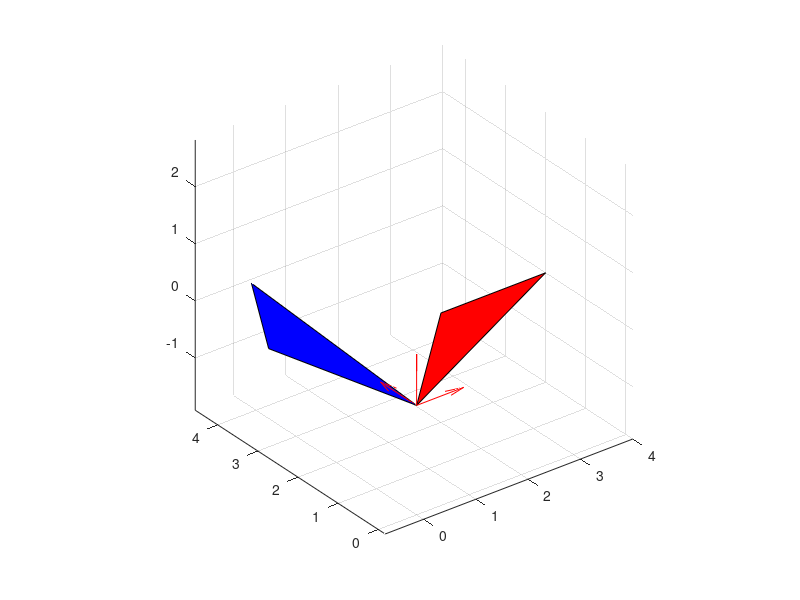
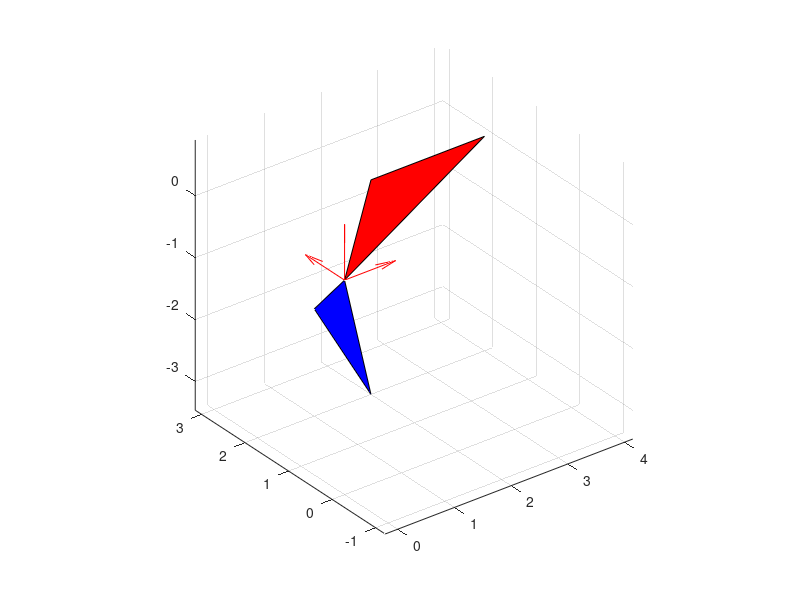
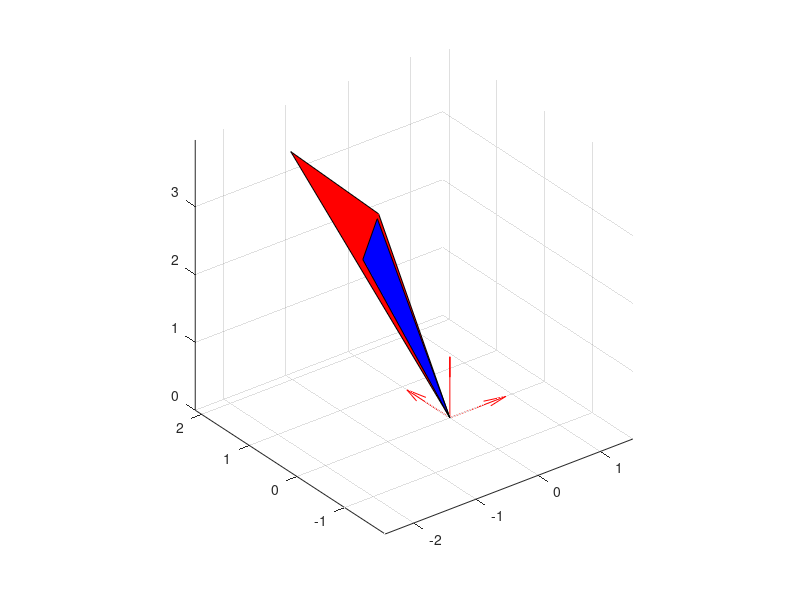
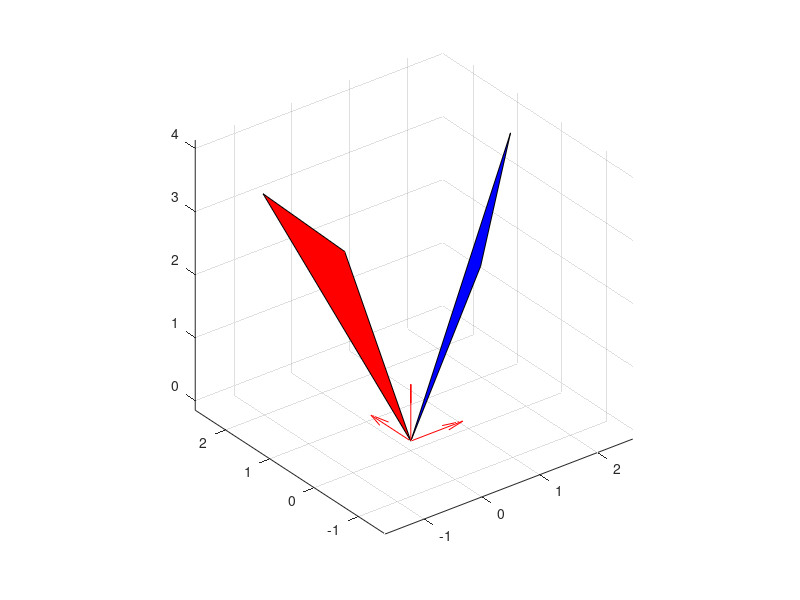

MATLAB code for these plots, in order:
% Konsta Keski-Mattinen 08.04.2021

close all
clear

p1 = [0;0;0];
p2 = [2;2;0];
p3 = [4;2;0];
p1_3 = [p1,p2,p3];

v1 = 2^(-0.5)*[-1;0;1];
v2 = 3^(-0.5)*[1;1;1];
v3 = 6^(-0.5)*[1;-2;1];

S = eye(3);
V = [v1, v2, v3];

u1_3 = V*p1_3;

alpha = pi/3;

% A
R1 = [cos(alpha) -sin(alpha) 0; 
      sin(alpha)  cos(alpha) 0; 
      0             0        1];
p1_3R1 = R1*p1_3;

figure('Name','A')
hold on
fill3(p1_3(1,:),p1_3(2,:),p1_3(3,:), 'r');
fill3(p1_3R1(1,:),p1_3R1(2,:),p1_3R1(3,:), 'b');
quiver3(0,0,0,S(1,1),S(1,2),S(1,3), 'r');
quiver3(0,0,0,S(2,1),S(2,2),S(2,3), 'r');
quiver3(0,0,0,S(3,1),S(3,2),S(3,3), 'r');
axis equal
grid on

% B
R2 = [cos(alpha) 0 sin(alpha); 
      0          1          0 ; 
      -sin(alpha) 0 cos(alpha)];
p1_3R2 = R2*p1_3;

figure('Name','B')
hold on
fill3(p1_3(1,:),p1_3(2,:),p1_3(3,:), 'r');
fill3(p1_3R2(1,:),p1_3R2(2,:),p1_3R2(3,:), 'b');
quiver3(0,0,0,S(1,1),S(1,2),S(1,3), 'r');
quiver3(0,0,0,S(2,1),S(2,2),S(2,3), 'r');
quiver3(0,0,0,S(3,1),S(3,2),S(3,3), 'r');
axis equal
grid on

% C
R3 = R1;
u1_3R3 = R3*u1_3;

figure('Name','C')
hold on
fill3(u1_3(1,:),u1_3(2,:),u1_3(3,:), 'r');
fill3(u1_3R3(1,:),u1_3R3(2,:),u1_3R3(3,:), 'b');
quiver3(0,0,0,S(1,1),S(1,2),S(1,3), 'r');
quiver3(0,0,0,S(2,1),S(2,2),S(2,3), 'r');
quiver3(0,0,0,S(3,1),S(3,2),S(3,3), 'r');
axis equal
grid on

% D
R4 = R2;
u1_3R4 = R4*u1_3;

figure('Name','D')
hold on
fill3(u1_3(1,:),u1_3(2,:),u1_3(3,:), 'r');
fill3(u1_3R4(1,:),u1_3R4(2,:),u1_3R4(3,:), 'b');
quiver3(0,0,0,S(1,1),S(1,2),S(1,3), 'r');
quiver3(0,0,0,S(2,1),S(2,2),S(2,3), 'r');
quiver3(0,0,0,S(3,1),S(3,2),S(3,3), 'r');
axis equal
grid on

% E
R5 = V*R1*inv(V)        
u1_3R5 = R5*u1_3;

figure('Name','E')
hold on
fill3(u1_3(1,:),u1_3(2,:),u1_3(3,:), 'r');
fill3(u1_3R5(1,:),u1_3R5(2,:),u1_3R5(3,:), 'b');
quiver3(0,0,0,S(1,1),S(1,2),S(1,3), 'r');
quiver3(0,0,0,S(2,1),S(2,2),S(2,3), 'r');
quiver3(0,0,0,S(3,1),S(3,2),S(3,3), 'r');
axis equal
grid on

% F
R6 = V*R2*inv(V);
u1_3R6 = R6*u1_3;

figure('Name','F')
hold on
fill3(u1_3(1,:),u1_3(2,:),u1_3(3,:), 'r');
fill3(u1_3R6(1,:),u1_3R6(2,:),u1_3R6(3,:), 'b');
quiver3(0,0,0,S(1,1),S(1,2),S(1,3), 'r');
quiver3(0,0,0,S(2,1),S(2,2),S(2,3), 'r');
quiver3(0,0,0,S(3,1),S(3,2),S(3,3), 'r');
axis equal
grid on


% G

alpha = pi/3
v=[1;1;1];
u1=[0;1;-1];
u2=cross(v, u1);
W=[u2, u1, v];
R1 = [cos(alpha) -sin(alpha) 0; 
      sin(alpha)  cos(alpha) 0; 
      0             0        1];
R7 = W*R1*inv(W);
p1_3R7 = R7*p1_3;

figure('Name','G')
hold on
fill3(p1_3(1,:), p1_3(2,:), p1_3(3,:), 'r');
fill3(p1_3R7(1,:), p1_3R7(2,:), p1_3R7(3,:), 'b');
quiver3(0,0,0,1,1,1, 'b');
quiver3(0,0,0,S(1,1),S(1,2),S(1,3), 'r');
quiver3(0,0,0,S(2,1),S(2,2),S(2,3), 'r');
quiver3(0,0,0,S(3,1),S(3,2),S(3,3), 'r');
axis equal
grid on